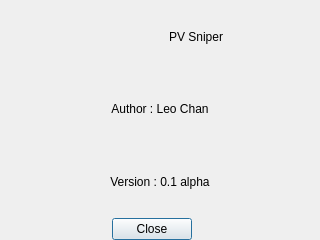
<?xml version="1.0" encoding="UTF-8"?>
<ui version="4.0">
 <class>AboutDlg</class>
 <widget class="QDialog" name="AboutDlg">
  <property name="geometry">
   <rect>
    <x>0</x>
    <y>0</y>
    <width>320</width>
    <height>240</height>
   </rect>
  </property>
  <property name="windowTitle">
   <string>Product Info</string>
  </property>
  <property name="windowIcon">
   <iconset resource="ibtrader.qrc">
    <normaloff>:/IBTrader/images/sniper.png</normaloff>:/IBTrader/images/sniper.png</iconset>
  </property>
  <property name="sizeGripEnabled">
   <bool>false</bool>
  </property>
  <property name="modal">
   <bool>true</bool>
  </property>
  <layout class="QGridLayout" name="gridLayout_2">
   <property name="margin">
    <number>0</number>
   </property>
   <property name="spacing">
    <number>0</number>
   </property>
   <item row="0" column="0">
    <layout class="QGridLayout" name="gridLayout" rowstretch="0,0,0,0,0" columnstretch="2,1,1,1,0,0">
     <property name="spacing">
      <number>0</number>
     </property>
     <item row="3" column="0" colspan="6">
      <widget class="QLabel" name="label_2">
       <property name="text">
        <string>Version : 0.1 alpha</string>
       </property>
       <property name="alignment">
        <set>Qt::AlignCenter</set>
       </property>
      </widget>
     </item>
     <item row="1" column="1" colspan="4">
      <widget class="QLabel" name="label">
       <property name="text">
        <string>PV Sniper</string>
       </property>
       <property name="alignment">
        <set>Qt::AlignCenter</set>
       </property>
      </widget>
     </item>
     <item row="2" column="0" colspan="6">
      <widget class="QLabel" name="label_3">
       <property name="text">
        <string>Author : Leo Chan</string>
       </property>
       <property name="alignment">
        <set>Qt::AlignCenter</set>
       </property>
      </widget>
     </item>
     <item row="1" column="0">
      <widget class="QLabel" name="label_4">
       <property name="text">
        <string/>
       </property>
       <property name="pixmap">
        <pixmap resource="ibtrader.qrc">:/IBTrader/images/sniper.png</pixmap>
       </property>
       <property name="scaledContents">
        <bool>true</bool>
       </property>
       <property name="alignment">
        <set>Qt::AlignCenter</set>
       </property>
      </widget>
     </item>
     <item row="4" column="0">
      <spacer name="horizontalSpacer_2">
       <property name="orientation">
        <enum>Qt::Horizontal</enum>
       </property>
       <property name="sizeHint" stdset="0">
        <size>
         <width>40</width>
         <height>20</height>
        </size>
       </property>
      </spacer>
     </item>
     <item row="4" column="1" colspan="3">
      <widget class="QPushButton" name="pushButton">
       <property name="sizePolicy">
        <sizepolicy hsizetype="Maximum" vsizetype="Maximum">
         <horstretch>0</horstretch>
         <verstretch>0</verstretch>
        </sizepolicy>
       </property>
       <property name="text">
        <string>Close</string>
       </property>
       <property name="checkable">
        <bool>false</bool>
       </property>
       <property name="autoDefault">
        <bool>true</bool>
       </property>
       <property name="default">
        <bool>false</bool>
       </property>
       <property name="flat">
        <bool>false</bool>
       </property>
      </widget>
     </item>
     <item row="1" column="5">
      <spacer name="horizontalSpacer_3">
       <property name="orientation">
        <enum>Qt::Horizontal</enum>
       </property>
       <property name="sizeHint" stdset="0">
        <size>
         <width>40</width>
         <height>20</height>
        </size>
       </property>
      </spacer>
     </item>
     <item row="4" column="4" colspan="2">
      <spacer name="horizontalSpacer">
       <property name="orientation">
        <enum>Qt::Horizontal</enum>
       </property>
       <property name="sizeHint" stdset="0">
        <size>
         <width>40</width>
         <height>20</height>
        </size>
       </property>
      </spacer>
     </item>
    </layout>
   </item>
  </layout>
 </widget>
 <resources>
  <include location="ibtrader.qrc"/>
 </resources>
 <connections/>
</ui>
